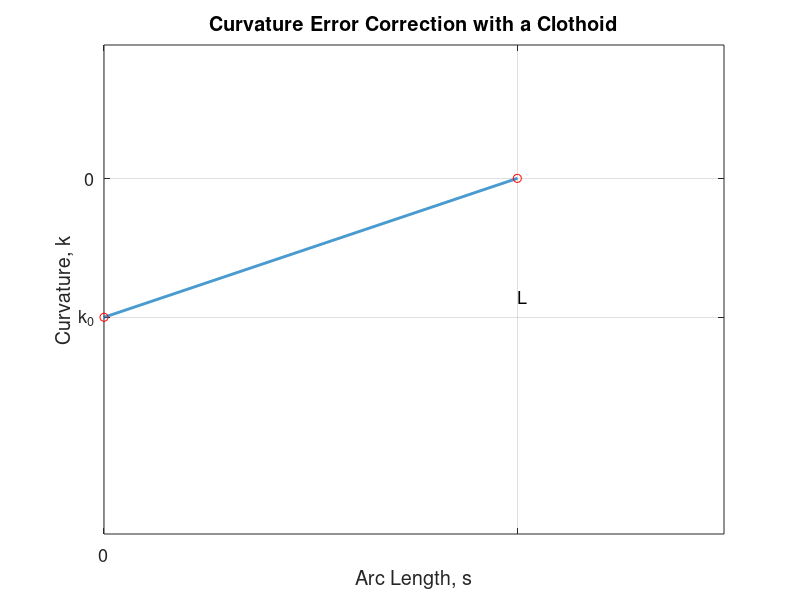

Here is the MATLAB script that generated this plot:
%% Plot k0 and theta0
%theta0 is negative and k0 is positive

% Parameters for the clothoid
a = 0.001;    % This constant determines the rate at which curvature changes
L = 50;     % Total arc length

% Generate arc length values from -L/2 to L/2
s = linspace(0, L, 1000);

k1 = -0.01;
% Calculate the curvature k(s) = a * s
k = k1 + a * s;

% Create the plot
figure;
plot(s, k/2, 'LineWidth', 2);
grid on;
xlabel('Arc Length, s','FontSize',13);
ylabel('Curvature, k','FontSize',13);
title('Curvature Error Correction with a Clothoid','FontSize',13);

% Annotating the plot with k1, k2, and L
hold on;

% Points to annotate k_1 and k_2
k1 = k(1);
k2 = k(end);

% Plotting points
plot(0, k1/2, 'ro'); % Point at start
plot(L, k2/2, 'ro');  % Point at end

% Text annotations
% text(0, k1, '  k_1', 'VerticalAlignment', 'middle', 'HorizontalAlignment', 'right', 'FontSize', 12);
% text(0, k2, '  k_2', 'VerticalAlignment', 'middle', 'HorizontalAlignment', 'right', 'FontSize', 12);
text(L, 0, '  L', 'VerticalAlignment', 'top', 'HorizontalAlignment', 'center', 'FontSize', 13);

% Adjusting plot limits if necessary
ylim([-1.1*max(k), 1.1*max(k)]);
xlim([0 L*1.5])
% Remove all ticks and labels
set(gca, 'XTick', [0 L], 'YTick', [k1/2 k2/2]);
yticklabels({'k_0','0'})
xticklabels({'0',''})
set(gca, 'FontSize', 13);
hold off;   


